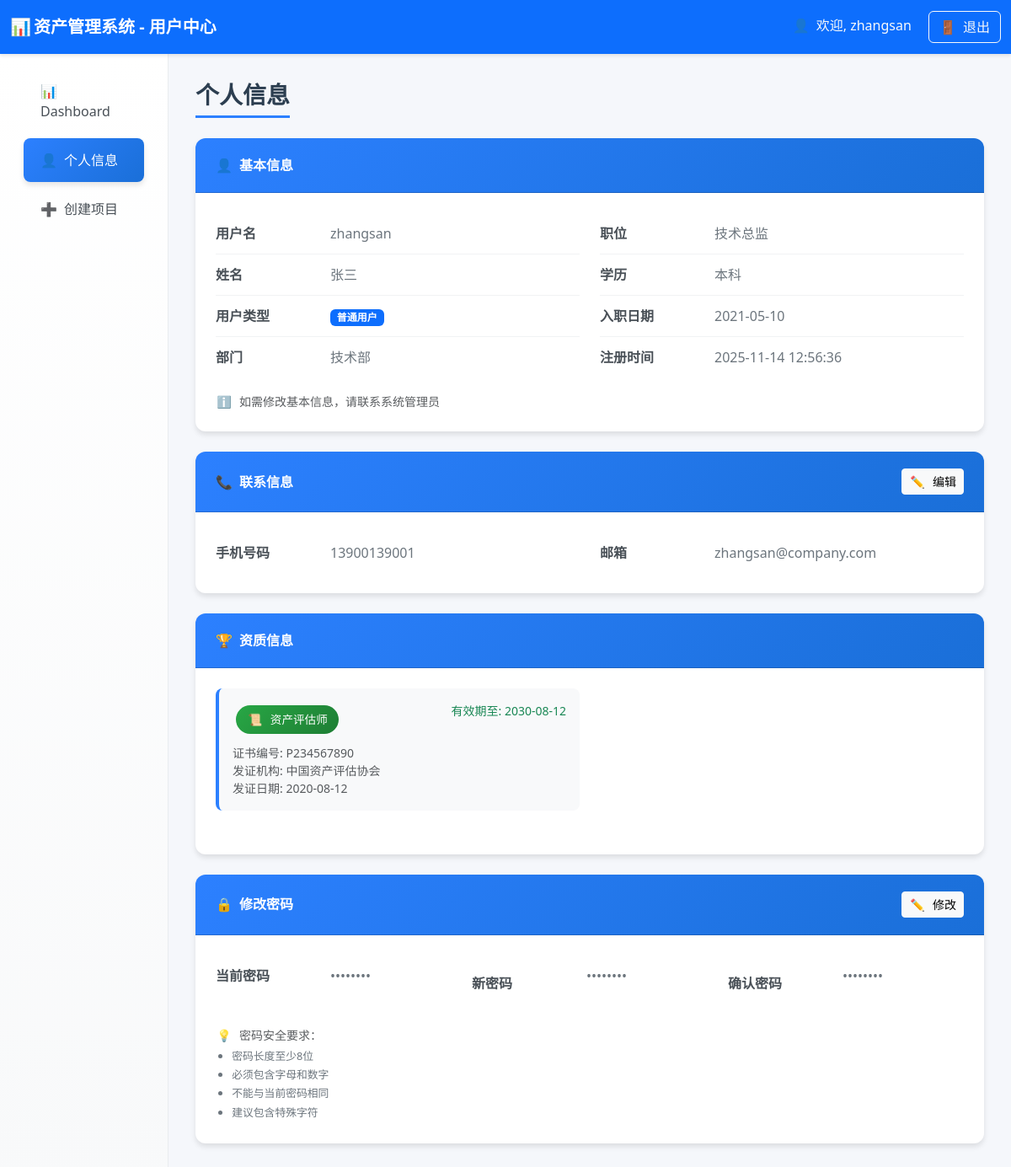
The app's page /user_profile (signed in), older data.
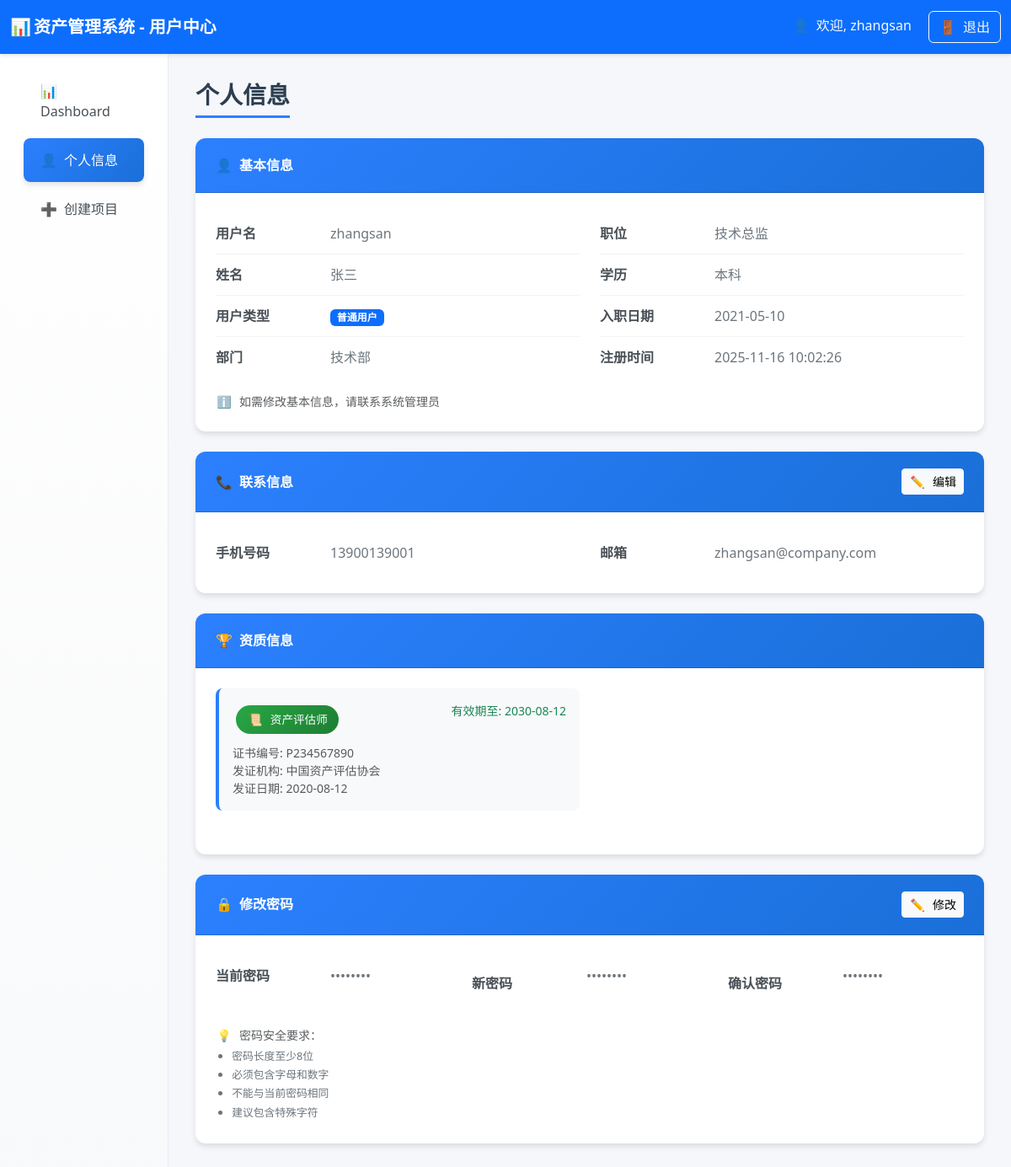
The same page, newer data.
### tables this page shows
CREATE TABLE users (
        id INTEGER PRIMARY KEY AUTOINCREMENT,
        username TEXT UNIQUE,
        realname TEXT,
        user_type TEXT,
        password TEXT,
        phone TEXT,
        email TEXT,
        hire_date TEXT,
        education TEXT,
        position TEXT,
        department TEXT,
        status TEXT DEFAULT 'active',  -- active-在职, inactive-离职
        create_time TEXT DEFAULT CURRENT_TIMESTAMP,
        update_time TEXT DEFAULT CURRENT_TIMESTAMP
    );

CREATE TABLE user_qualifications (
        id INTEGER PRIMARY KEY AUTOINCREMENT,
        username TEXT NOT NULL,
        qualification_type TEXT NOT NULL,
        qualification_number TEXT,
        issue_date TEXT,
        expiry_date TEXT,
        issue_authority TEXT,
        FOREIGN KEY (username) REFERENCES users (username),
        UNIQUE(username, qualification_type)
    );

### routes/user_routes.py (the view)
@router.get("/user_profile", response_class=HTMLResponse)
async def user_profile(
    request: Request,
    user: dict = Depends(login_required),
    db: sqlite3.Connection = Depends(get_db)
):
    try:
        print(f"用户个人信息页面，用户名: {user['username']}")
        user_profile = await user_service.get_user_profile(user["username"], db)
        user_qualifications = await user_service.get_user_qualifications(user["username"], db)
        stats = await user_service.get_user_basic_stats(user, db)
        today = datetime.now().strftime("%Y-%m-%d")
        return templates.TemplateResponse("user_profile.html", {
            "request": request,
            "user": user,
            "user_profile": user_profile,
            "user_qualifications": user_qualifications,  # 添加资质信息
            "stats": stats,
            "today": today
        })
    except Exception as e:
        print(f"查询失败！！！错误: {str(e)}")
        import traceback
        print(f"完整错误: {traceback.format_exc()}")
        return templates.TemplateResponse("user_profile.html", {
            "request": request,
            "user": user,
            "user_profile": {},
            "user_qualifications": [],  # 空列表
            "stats": {},
            "today": today,
            "error": str(e)
        })

### templates/user_profile.html (shortened to what this page needs)
<!DOCTYPE html>
<html lang="zh-CN">
<head>
    <link href="https://cdn.jsdelivr.net/npm/bootstrap@5.3.2/dist/css/bootstrap.min.css" rel="stylesheet">
    <link rel="stylesheet"
        href="https://cdnjs.cloudflare.com/ajax/libs/bootstrap-icons/1.11.0/font/bootstrap-icons.min.css">
</head>
<body>
    <nav class="navbar navbar-dark bg-primary">
        <div class="container-fluid">
            <span class="navbar-brand mb-0 h1 fw-bold">
                <span class="fallback-icon">📊</span>资产管理系统 - 用户中心
            </span>
            <div>
                <span class="text-light me-3">
                    <span class="fallback-icon">👤</span>欢迎, {{ user.username }}
                </span>
                <a href="/logout" class="btn btn-outline-light">
                    <span class="fallback-icon">🚪</span>退出
                </a>
            </div>
        </div>
    </nav>
    <div class="container-fluid">
        <div class="row">
            <div class="col-md-3 col-lg-2 sidebar">
                <nav class="nav flex-column p-3">
                    <a class="nav-link" href="/user_dashboard">
                        <span class="fallback-icon">📊</span>Dashboard
                    </a>
                    <a class="nav-link active" href="/user_profile">
                        <span class="fallback-icon">👤</span>个人信息
                    </a>
                    <a class="nav-link" href="/create_project">
                        <span class="fallback-icon">➕</span>创建项目
                    </a>
                </nav>
            </div>
            <div class="col-md-9 col-lg-10 main-content">
                <h3 class="page-title">个人信息</h3>
                <div class="card profile-card">
                    <div class="card-header">
                        <span><span class="fallback-icon">👤</span>基本信息</span>
                    </div>
                    <div class="card-body">
                        <div class="row">
                            <div class="col-md-6">
                                <div class="info-item">
                                    <span class="info-label">用户名</span>
                                    <span class="info-value">{{ user_profile.username }}</span>
                                </div>
                                <div class="info-item">
                                    <span class="info-label">姓名</span>
                                    <span class="info-value">{{ user_profile.realname or '未设置' }}</span>
                                </div>
                                <div class="info-item">
                                    <span class="info-label">用户类型</span>
                                    <span class="info-value">
                                        {% if user_profile.user_type == 'admin' %}
                                        <span class="badge bg-danger">管理员</span>
                                        {% else %}
                                        <span class="badge bg-primary">普通用户</span>
                                        {% endif %}
                                    </span>
                                </div>
                                <div class="info-item">
                                    <span class="info-label">部门</span>
                                    <span class="info-value">{{ user_profile.department or '未设置' }}</span>
                                </div>
                            </div>
                            <div class="col-md-6">
                                <div class="info-item">
                                    <span class="info-label">职位</span>
                                    <span class="info-value">{{ user_profile.position or '未设置' }}</span>
                                </div>
                                <div class="info-item">
                                    <span class="info-label">学历</span>
                                    <span class="info-value">{{ user_profile.education or '未设置' }}</span>
                                </div>
                                <div class="info-item">
                                    <span class="info-label">入职日期</span>
                                    <span class="info-value">{{ user_profile.hire_date or '未设置' }}</span>
                                </div>
                                <div class="info-item">
                                    <span class="info-label">注册时间</span>
                                    <span class="info-value">{{ user_profile.create_time or '未设置' }}</span>
                                </div>
                            </div>
                        </div>
                        <div class="mt-3">
                            <small class="text-muted">
                                <span class="fallback-icon">ℹ️</span>如需修改基本信息，请联系系统管理员
                            </small>
                        </div>
                    </div>
                </div>
                <div class="card profile-card">
                    <div class="card-header d-flex justify-content-between align-items-center">
                        <span><span class="fallback-icon">📞</span>联系信息</span>
                        <button class="btn btn-light btn-sm" onclick="toggleEditMode('contactInfo')">
                            <span class="fallback-icon">✏️</span>编辑
                        </button>
                    </div>
                    <div class="card-body">
                        <form id="contactInfoForm" method="post" action="/user_profile/update">
                            <div class="row">
                                <div class="col-md-6">
                                    <div class="info-item">
                                        <span class="info-label">手机号码</span>
                                        <div class="info-value">
                                            <span id="phoneDisplay">{{ user_profile.phone or '未设置' }}</span>
                                        </div>
                                    </div>
                                </div>
                                <div class="col-md-6">
                                    <div class="info-item">
                                        <span class="info-label">邮箱</span>
                                        <div class="info-value">
                                            <span id="emailDisplay">{{ user_profile.email or '未设置' }}</span>
                                        </div>
                                    </div>
                                </div>
                            </div>
                        </form>
                    </div>
                </div>
                <div class="card profile-card">
                    <div class="card-header">
                        <span><span class="fallback-icon">🏆</span>资质信息</span>
                    </div>
                    <div class="card-body">
                        {% if user_qualifications %}
                        <div class="row">
                            {% for qual in user_qualifications %}
                            <div class="col-md-6 mb-3">
                                <div class="qualification-item">
                                    <div class="d-flex justify-content-between align-items-start mb-2">
                                        <span class="qualification-badge">
                                            <span class="fallback-icon">📜</span>{{ qual.qualification_type }}
                                        </span>
                                        {% if qual.expiry_date %}
                                        <small
                                            class="text-{% if qual.expiry_date > today %}success{% else %}danger{% endif %}">
                                            有效期至: {{ qual.expiry_date }}
                                        </small>
                                        {% endif %}
                                    </div>
                                    {% if qual.qualification_number %}
                                    <div class="text-muted small">
                                        证书编号: {{ qual.qualification_number }}
                                    </div>
                                    {% endif %}
                                    {% if qual.issue_authority %}
                                    <div class="text-muted small">
                                        发证机构: {{ qual.issue_authority }}
                                    </div>
                                    {% endif %}
                                    {% if qual.issue_date %}
                                    <div class="text-muted small">
                                        发证日期: {{ qual.issue_date }}
                                    </div>
                                    {% endif %}
                                </div>
                            </div>
                            {% endfor %}
                        </div>
                        {% else %}
                        <div class="text-center text-muted py-4">
                            <span class="fallback-icon">📝</span>
                            <p class="mb-0">暂无资质信息</p>
                        </div>
                        {% endif %}
                    </div>
                </div>
                <div class="card profile-card">
                    <div class="card-header d-flex justify-content-between align-items-center">
                        <span><span class="fallback-icon">🔒</span>修改密码</span>
                        <button class="btn btn-light btn-sm" onclick="toggleEditMode('passwordChange')">
                            <span class="fallback-icon">✏️</span>修改
                        </button>
                    </div>
                    <div class="card-body">
                        <form id="passwordChangeForm" method="post" action="/user_profile/change_password">
                            <div class="row">
                                <div class="col-md-4">
                                    <div class="info-item">
                                        <span class="info-label">当前密码</span>
                                        <div class="info-value">
                                            <span id="currentPasswordDisplay">••••••••</span>
                                        </div>
                                    </div>
                                </div>
                                <div class="col-md-4">
                                    <div class="info-item">
                                        <span class="info-label">新密码</span>
                                        <div class="info-value">
                                            <span id="newPasswordDisplay">••••••••</span>
                                            <div class="password-feedback" id="passwordFeedback"></div>
                                        </div>
                                    </div>
                                </div>
                                <div class="col-md-4">
                                    <div class="info-item">
                                        <span class="info-label">确认密码</span>
                                        <div class="info-value">
                                            <span id="confirmPasswordDisplay">••••••••</span>
                                            <div class="password-feedback" id="confirmPasswordFeedback"></div>
                                        </div>
                                    </div>
                                </div>
                            </div>
                        </form>
                        <div class="password-tips mt-3">
                            <small class="text-muted">
                                <span class="fallback-icon">💡</span>密码安全要求：
                                <ul class="mb-0 mt-1">
                                    <li>密码长度至少8位</li>
                                    <li>必须包含字母和数字</li>
                                    <li>不能与当前密码相同</li>
                                    <li>建议包含特殊字符</li>
                                </ul>
                            </small>
                        </div>
                    </div>
                </div>
            </div>
        </div>
    </div>
</body>
</html>

Row changes from the older to the newer data that the page shows:
changed users "zhangsan": create_time "2025-11-14 12:56:36" → "2025-11-16 10:02:26"
